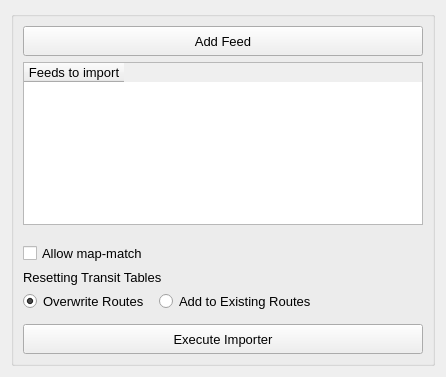
<?xml version="1.0" encoding="UTF-8"?>
<ui version="4.0">
 <class>Form</class>
 <widget class="QWidget" name="Form">
  <property name="geometry">
   <rect>
    <x>0</x>
    <y>0</y>
    <width>446</width>
    <height>377</height>
   </rect>
  </property>
  <property name="font">
   <font>
    <pointsize>10</pointsize>
   </font>
  </property>
  <property name="windowTitle">
   <string>GTFS Importer</string>
  </property>
  <layout class="QGridLayout" name="gridLayout">
   <item row="2" column="0">
    <widget class="QGroupBox" name="config_box">
     <property name="sizePolicy">
      <sizepolicy hsizetype="Preferred" vsizetype="Preferred">
       <horstretch>0</horstretch>
       <verstretch>0</verstretch>
      </sizepolicy>
     </property>
     <property name="title">
      <string/>
     </property>
     <property name="checkable">
      <bool>false</bool>
     </property>
     <layout class="QGridLayout" name="gridLayout_2">
      <item row="9" column="0" colspan="3">
       <widget class="QPushButton" name="but_execute">
        <property name="sizePolicy">
         <sizepolicy hsizetype="Preferred" vsizetype="Preferred">
          <horstretch>0</horstretch>
          <verstretch>0</verstretch>
         </sizepolicy>
        </property>
        <property name="minimumSize">
         <size>
          <width>0</width>
          <height>30</height>
         </size>
        </property>
        <property name="text">
         <string>Execute Importer</string>
        </property>
       </widget>
      </item>
      <item row="7" column="1">
       <widget class="QRadioButton" name="rdo_keep">
        <property name="sizePolicy">
         <sizepolicy hsizetype="Preferred" vsizetype="Preferred">
          <horstretch>0</horstretch>
          <verstretch>0</verstretch>
         </sizepolicy>
        </property>
        <property name="minimumSize">
         <size>
          <width>130</width>
          <height>0</height>
         </size>
        </property>
        <property name="text">
         <string>Add to Existing Routes</string>
        </property>
       </widget>
      </item>
      <item row="2" column="0" colspan="3">
       <widget class="Line" name="line_4">
        <property name="sizePolicy">
         <sizepolicy hsizetype="Preferred" vsizetype="Preferred">
          <horstretch>0</horstretch>
          <verstretch>0</verstretch>
         </sizepolicy>
        </property>
        <property name="orientation">
         <enum>Qt::Horizontal</enum>
        </property>
       </widget>
      </item>
      <item row="1" column="0" colspan="3">
       <widget class="QTableWidget" name="list_feeds">
        <property name="sizePolicy">
         <sizepolicy hsizetype="Preferred" vsizetype="Preferred">
          <horstretch>0</horstretch>
          <verstretch>0</verstretch>
         </sizepolicy>
        </property>
        <column>
         <property name="text">
          <string>Feeds to import</string>
         </property>
         <property name="font">
          <font>
           <pointsize>10</pointsize>
          </font>
         </property>
        </column>
       </widget>
      </item>
      <item row="0" column="0" colspan="3">
       <widget class="QPushButton" name="but_add">
        <property name="sizePolicy">
         <sizepolicy hsizetype="Preferred" vsizetype="Preferred">
          <horstretch>0</horstretch>
          <verstretch>0</verstretch>
         </sizepolicy>
        </property>
        <property name="minimumSize">
         <size>
          <width>0</width>
          <height>30</height>
         </size>
        </property>
        <property name="text">
         <string>Add Feed</string>
        </property>
       </widget>
      </item>
      <item row="8" column="0" colspan="3">
       <widget class="Line" name="line_3">
        <property name="sizePolicy">
         <sizepolicy hsizetype="Preferred" vsizetype="Preferred">
          <horstretch>0</horstretch>
          <verstretch>0</verstretch>
         </sizepolicy>
        </property>
        <property name="orientation">
         <enum>Qt::Horizontal</enum>
        </property>
       </widget>
      </item>
      <item row="5" column="0" colspan="3">
       <widget class="QLabel" name="label_3">
        <property name="sizePolicy">
         <sizepolicy hsizetype="Preferred" vsizetype="Preferred">
          <horstretch>0</horstretch>
          <verstretch>0</verstretch>
         </sizepolicy>
        </property>
        <property name="text">
         <string>Resetting Transit Tables</string>
        </property>
       </widget>
      </item>
      <item row="3" column="0" colspan="3">
       <widget class="Line" name="line">
        <property name="sizePolicy">
         <sizepolicy hsizetype="Preferred" vsizetype="Preferred">
          <horstretch>0</horstretch>
          <verstretch>0</verstretch>
         </sizepolicy>
        </property>
        <property name="orientation">
         <enum>Qt::Horizontal</enum>
        </property>
       </widget>
      </item>
      <item row="7" column="0">
       <widget class="QRadioButton" name="rdo_clear">
        <property name="sizePolicy">
         <sizepolicy hsizetype="Preferred" vsizetype="Preferred">
          <horstretch>0</horstretch>
          <verstretch>0</verstretch>
         </sizepolicy>
        </property>
        <property name="minimumSize">
         <size>
          <width>130</width>
          <height>0</height>
         </size>
        </property>
        <property name="text">
         <string>Overwrite Routes</string>
        </property>
        <property name="checked">
         <bool>true</bool>
        </property>
       </widget>
      </item>
      <item row="4" column="0">
       <widget class="QCheckBox" name="check_allow_map_match">
        <property name="text">
         <string>Allow map-match</string>
        </property>
        <property name="checked">
         <bool>false</bool>
        </property>
       </widget>
      </item>
     </layout>
    </widget>
   </item>
  </layout>
 </widget>
 <tabstops>
  <tabstop>but_add</tabstop>
  <tabstop>list_feeds</tabstop>
  <tabstop>rdo_clear</tabstop>
  <tabstop>but_execute</tabstop>
 </tabstops>
 <resources/>
 <connections/>
</ui>
